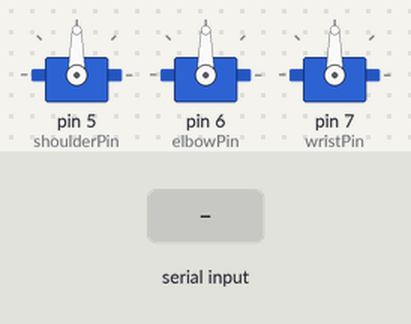
Simulated run of this sketch. Board: Arduino Uno, built with avr-gcc and run on an emulated ATmega328P. Parts: 3 × servo. The test bench sets the inputs (shaded band). What the sketch prints to the serial monitor is not drawn.

Above: at 1.2 s.
1.3 s: "90,45\n" received over Serial
At 2.7 s:
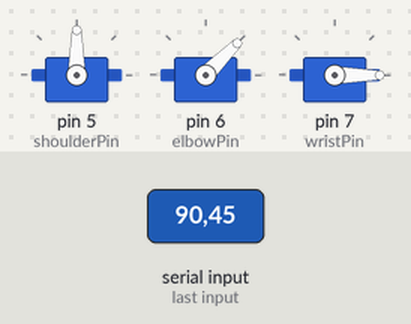
3.8 s: "30,150\n" received over Serial
At 5.2 s:
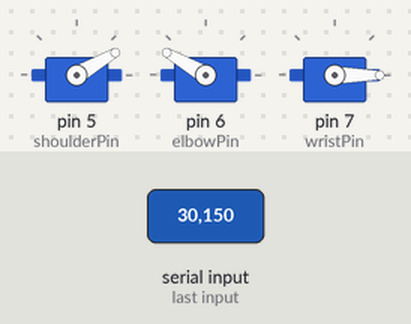
6.3 s: "5\n" received over Serial
At 9.1 s:
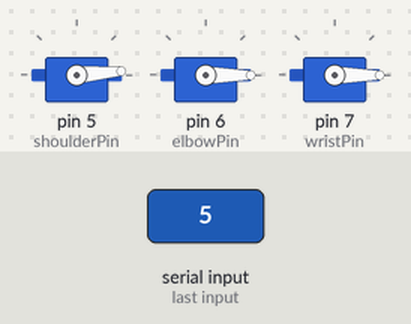
9.3 s: "90\n" received over Serial
At 12.1 s:
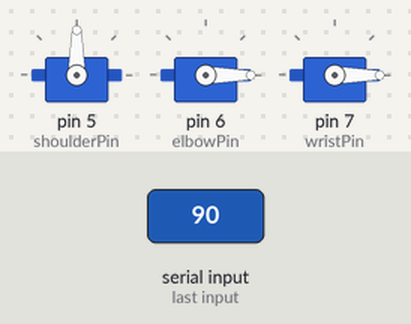
12.3 s: "1,90\n" received over Serial
At 14.0 s:
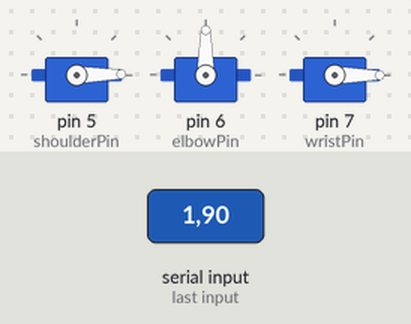
14.8 s: "200\n" received over Serial
At 17.9 s:
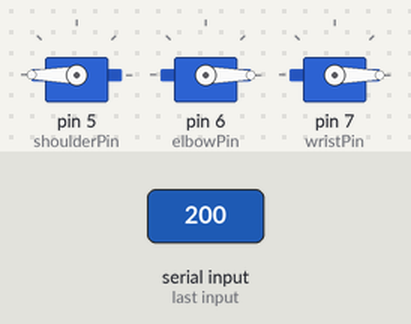
Timing chart, 0 to 18.8 s (numbered marks = the images above; inputs shaded):
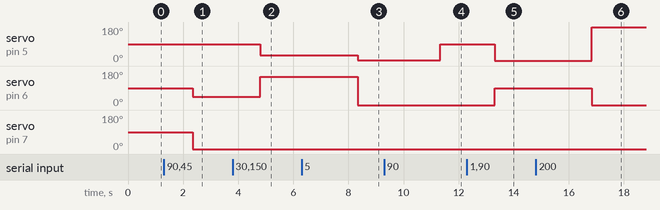

Measured:
- after the input at 1.3 s, servo on pin 6 (elbowPin): 90° → 45° after 1.1 s; servo on pin 7 (wristPin): 90° → 0° after 1.1 s
- after the input at 3.8 s, servo on pin 5 (shoulderPin): 90° → 30° after 1.0 s; servo on pin 6 (elbowPin): 45° → 150° after 1.0 s
- after the input at 6.3 s, servo on pin 5 (shoulderPin): 30° → 5° after 2.0 s; servo on pin 6 (elbowPin): 150° → 0° after 2.0 s
- after the input at 9.3 s, servo on pin 5 (shoulderPin): 5° → 90° after 2.0 s
- after the input at 12.3 s, servo on pin 5 (shoulderPin): 90° → 1° after 1.0 s; servo on pin 6 (elbowPin): 0° → 90° after 1.0 s
- after the input at 14.8 s, servo on pin 5 (shoulderPin): 1° → 180° after 2.0 s; servo on pin 6 (elbowPin): 90° → 0° after 2.0 s

The sketch:

2022_04_03_robot_arm_1.ino
```cpp
#include <Servo.h>

Servo shoulder;
Servo elbow;
Servo wrist;

int shoulderPin = 5;
int elbowPin = 6;
int wristPin = 7;
int shoulderAngle = 90;
int elbowAngle = 90;
int wristAngle = 90;

void setup() {
  Serial.begin(9600);

  shoulder.attach(shoulderPin);
  elbow.attach(elbowPin);
  wrist.attach(wristPin);

  shoulder.write(shoulderAngle);
  elbow.write(elbowAngle);
  wrist.write(wristAngle);
}

void loop() {
  if(Serial.available()){
    shoulderAngle = Serial.parseInt();
    elbowAngle = Serial.parseInt();
    wristAngle = Serial.parseInt();
  }
//  if(shoulderAngle >= 0 && shoulderAngle <= 180
//  && elbowAngle >= 0 && elbowAngle <= 180){
    shoulder.write(shoulderAngle);
    elbow.write(elbowAngle);
    wrist.write(wristAngle);
    Serial.print("Shoulder각도 : ");
    Serial.print(shoulderAngle);
    Serial.print("  Elbow각도 : ");
    Serial.print(elbowAngle);
    Serial.print("  wrist각도 : ");
    Serial.println(wristAngle);
//  }
}
```
